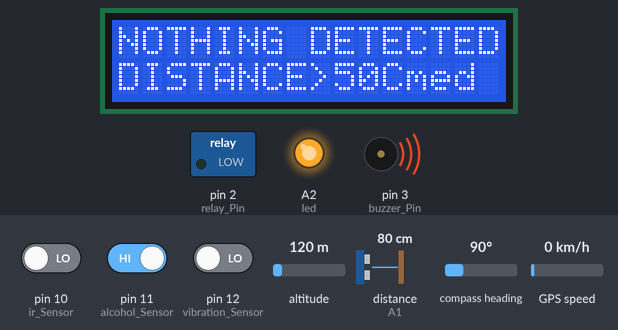
Recording of a sketch running on a simulated Arduino Uno, built with avr-gcc and run on an emulated ATmega328P. Parts: 16×2 character LCD, switched loads named in the sketch (green lamp = pin HIGH), output pins drawn as LEDs (lit = HIGH), buzzer (waves = sounding, pin HIGH). Wiring (inferred from the names in the program): ultrasonic range finder: trigger A0; echo A1. The test bench sets the inputs (shaded band); at power-on: distance to the obstacle (sensor on A1) 80 cm, pin 12 (vibration_Sensor) LOW, pin 10 (ir_Sensor) LOW, pin 11 (alcohol_Sensor) HIGH, altitude 120 m, compass heading 90°, GPS speed 0 km/h. The echo pulse lasts 58.3 µs per cm; the GPS gets a fix after 3 s at 37.7749, -122.4194 with 8 satellites; pins used as bus, display or sensor lines are not drawn; what the sketch prints to the serial monitor is not drawn.

Above: at 0.94 s.
1.3 s: distance to the obstacle (sensor on A1) set to 57 cm
4.6 s: distance to the obstacle (sensor on A1) set to 47 cm
At 5.23 s:
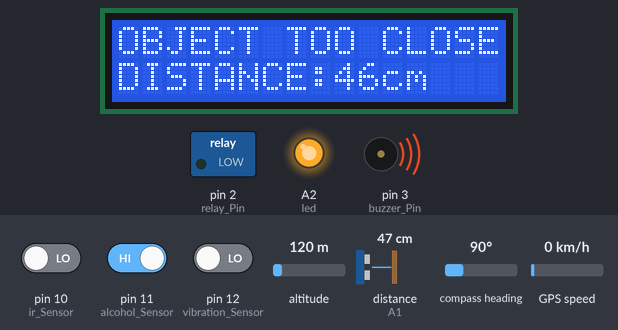
At 5.77 s:
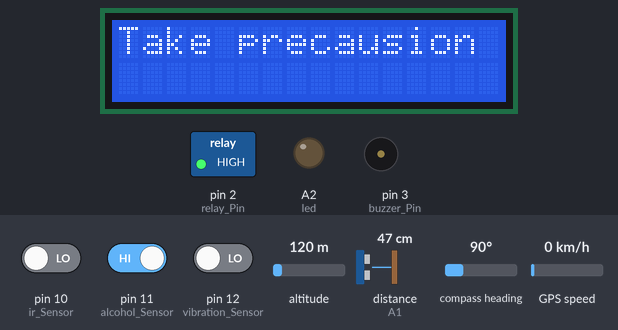
6.9 s: pin 12 (vibration_Sensor) driven HIGH
At 8.8 s:
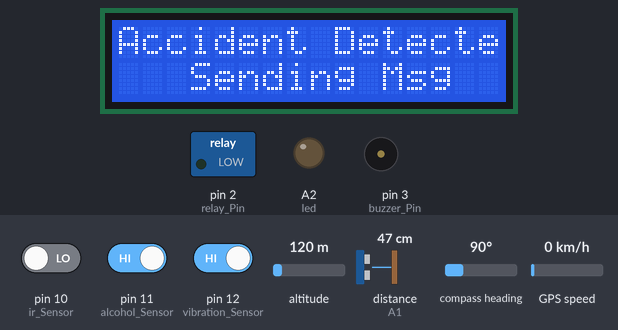
Timing chart, 0 to 10.3 s (numbered marks = the images above; inputs shaded):
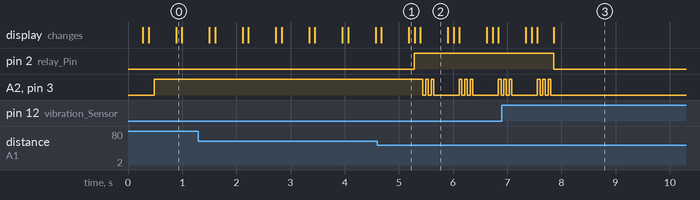

Measured:
- the behaviour switches between 52 and 51 cm on distance to the obstacle (sensor on A1) (found by bisection; images 0 and 1)
- after the input at 4.6 s, pin 2 (relay_Pin): LOW → HIGH after 0.68 s; the display: first differs from a run without the input after 0.58 s (image 1)
- after the input at 6.9 s, pin 2 (relay_Pin): HIGH → LOW after 0.96 s; A2 (led), pin 3 (buzzer_Pin): goes on until 7.8 s, then stays LOW; the display: first differs from a run without the input after 0.96 s (image 3)
- what the display in image 2 shows lasts 0.5 s, from 5.4 s to 5.9 s

The sketch:

accident_detection_system.ino
```cpp
#include<LiquidCrystal.h>
#include<TinyGPS.h>
LiquidCrystal lcd(4,5,6,7,8,9);
TinyGPS gps;

int trigPin = A0;
int echoPin = A1;
int relay_Pin = 2;
int buzzer_Pin = 3;
int ir_Sensor = 10;
int led = A2;
int alcohol_Sensor = 11;
int vibration_Sensor = 12;

long lat,lon;
bool ir_Status = LOW;
bool alcohol_Status = LOW;
bool vibration_Status = LOW;

void setup()
{
  Serial.begin(9600);
  lcd.begin(16,2);
  Serial.begin(9600);
  pinMode(trigPin,OUTPUT);
  pinMode(echoPin,INPUT);
  pinMode(relay_Pin, OUTPUT);
  pinMode(buzzer_Pin, OUTPUT);
  pinMode(led,OUTPUT);
  pinMode(ir_Sensor, INPUT);
  pinMode(alcohol_Sensor, INPUT);
  pinMode(vibration_Sensor, INPUT);
  lcd.print("ACCIDENT DETECTION");
  lcd.setCursor(3,2);
  lcd.print("SYSTEM");
}

void loop()
{

  long duration,distance;
  digitalWrite(trigPin,LOW);
  delayMicroseconds(2);
  digitalWrite(trigPin,HIGH);
  delayMicroseconds(10);
  digitalWrite(trigPin,LOW);
  duration = pulseIn(echoPin,HIGH);
  distance = (duration/2)/29.412;
  ir_Status = digitalRead(ir_Sensor);
  alcohol_Status = digitalRead(alcohol_Sensor);
  delay(100);
  vibration_Status = digitalRead(vibration_Sensor);
  delay(100);
   if(distance>50)
   {

    lcd.setCursor(0,0);
    lcd.print("NOTHING DETECTED");
    lcd.setCursor(0,2);
    lcd.print("DISTANCE");
    lcd.print(">50Cm");
    delay(100);
    if(ir_Status == HIGH)
    {
    digitalWrite(buzzer_Pin, LOW);
    digitalWrite(led,LOW);
    delay(200);
    lcd.clear();
    lcd.print("Seat Belt");
    lcd.setCursor(3,2);
    lcd.print("Detected");
    delay(100);
    if(alcohol_Status == LOW)
      {
        digitalWrite(led,LOW);
       digitalWrite(buzzer_Pin, LOW);
       lcd.clear();
       lcd.print("Alcohol not");
       lcd.setCursor(3,2);
       lcd.print("Detected");
       delay(100);
       lcd.clear();
       lcd.print("Vehicle Started");
       delay(100);
       digitalWrite(relay_Pin, HIGH);

       if(vibration_Status == HIGH)
          {
           digitalWrite(relay_Pin, LOW);
           lcd.clear();
           lcd.print("Accident Detected");
           lcd.setCursor(3,2);
           lcd.print("Sending Msg");
           delay(500);
           Serial.println("AT+CMGF=1");    //Sets the GSM Module in Text Mode
           delay(100);  // Delay of 1000 milli seconds or 1 second
           Serial.println("AT+CMGS=\"+255xxxxxxx\"\r"); // Replace x with mobile number
           delay(100);
           Serial.println("Accident Detected ");// The SMS text you want to send
           Serial.println("please check location");// The SMS text you want to send
           while(1)
           {
           gps_read();
           }

   }
   else
   {
    /*Do nothing*/
   }
    }
    else
    {
        lcd.clear();
        lcd.print("Alcohol ");
        lcd.setCursor(3,2);
        lcd.print("Detected");
        digitalWrite(relay_Pin, LOW);
        digitalWrite(buzzer_Pin, HIGH);
        digitalWrite(led,HIGH);
        delay(200);
    }
   }
   else
   {
    lcd.clear();
    lcd.print("Seat Belt");
    lcd.setCursor(3,2);
    lcd.print("not Detected");
    digitalWrite(relay_Pin, LOW);
    delay(100);
    digitalWrite(buzzer_Pin, HIGH);
    digitalWrite(led,HIGH);
    delay(200);
   }
}


else
{
   lcd.clear();
  lcd.setCursor(0,0);
  lcd.print("OBJECT TOO CLOSE");
  lcd.setCursor(0,2);
  lcd.print("DISTANCE:");
  lcd.print(distance);
  lcd.print("cm");
  delay(100);

  digitalWrite(relay_Pin,HIGH);
  lcd.clear();
  lcd.setCursor(0,0);
  lcd.print("Dangerous");
  lcd.setCursor(0,1);
  lcd.print("Accident may occur");
  delay(100);
  lcd.clear();
  lcd.setCursor(0,0);
  lcd.print("Take precausion");
  for(int i=0; i<3;i++)
  {
    digitalWrite(led,HIGH);
    digitalWrite(buzzer_Pin, HIGH);
    delay(50);
    digitalWrite(led,LOW);
    digitalWrite(buzzer_Pin, LOW);
    delay(50);
  }
  if(vibration_Status == HIGH)
          {
           digitalWrite(relay_Pin,LOW);
           lcd.clear();
           lcd.print("Accident Detected");
           lcd.setCursor(3,2);
           lcd.print("Sending Msg");
           delay(500);
           Serial.println("AT+CMGF=1");    //Sets the GSM Module in Text Mode
           delay(100);  // Delay of 1000 milli seconds or 1 second
           Serial.println("AT+CMGS=\"+255xxxxxxxx\"\r"); // Replace x with mobile number
           delay(100);
           Serial.println("Accident Detected ");// The SMS text you want to send
           Serial.println("please check location");// The SMS text you want to send
           while(1)
          {
           gps_read();
          }


   }

}

}
  void gps_read()
{
 byte a;

  if(Serial.available())
  {
    a=Serial.read();

   //Serial.write(a);

    while(gps.encode(a))   // encode gps data
    {
      gps.get_position(&lat,&lon); // get latitude and longitude

      Serial.println("Position: ");
      Serial.print("lat:");
      Serial.println((lat*0.000001),8);
      Serial.print("log:");
      Serial.println((lon*0.000001),8);
    }
  }
}
```
